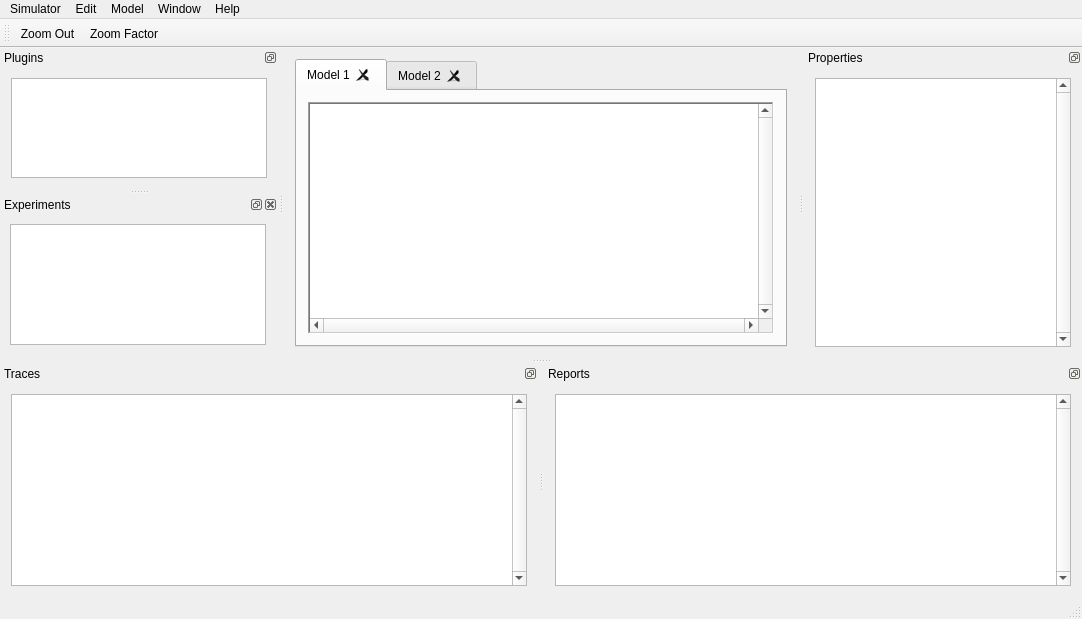
<?xml version="1.0" encoding="UTF-8"?>
<ui version="4.0">
 <class>MainWindow</class>
 <widget class="QMainWindow" name="MainWindow">
  <property name="geometry">
   <rect>
    <x>0</x>
    <y>0</y>
    <width>1082</width>
    <height>619</height>
   </rect>
  </property>
  <property name="windowTitle">
   <string>GenESyS -- Generic and Expansible System Simulator</string>
  </property>
  <property name="locale">
   <locale language="English" country="UnitedStates"/>
  </property>
  <widget class="QWidget" name="centralWidget">
   <layout class="QGridLayout" name="gridLayout">
    <item row="0" column="0">
     <widget class="QTabWidget" name="tabWidgetModels">
      <property name="tabPosition">
       <enum>QTabWidget::North</enum>
      </property>
      <property name="tabShape">
       <enum>QTabWidget::Rounded</enum>
      </property>
      <property name="currentIndex">
       <number>0</number>
      </property>
      <property name="tabsClosable">
       <bool>true</bool>
      </property>
      <property name="movable">
       <bool>true</bool>
      </property>
      <widget class="QWidget" name="tabModel1">
       <attribute name="title">
        <string>Model 1</string>
       </attribute>
       <layout class="QHBoxLayout" name="horizontalLayout">
        <item>
         <widget class="QGraphicsView" name="graphicsView">
          <property name="frameShape">
           <enum>QFrame::WinPanel</enum>
          </property>
          <property name="frameShadow">
           <enum>QFrame::Sunken</enum>
          </property>
          <property name="lineWidth">
           <number>2</number>
          </property>
          <property name="midLineWidth">
           <number>1</number>
          </property>
          <property name="verticalScrollBarPolicy">
           <enum>Qt::ScrollBarAlwaysOn</enum>
          </property>
          <property name="horizontalScrollBarPolicy">
           <enum>Qt::ScrollBarAlwaysOn</enum>
          </property>
          <property name="backgroundBrush">
           <brush brushstyle="SolidPattern">
            <color alpha="255">
             <red>238</red>
             <green>238</green>
             <blue>238</blue>
            </color>
           </brush>
          </property>
          <property name="dragMode">
           <enum>QGraphicsView::NoDrag</enum>
          </property>
         </widget>
        </item>
       </layout>
      </widget>
      <widget class="QWidget" name="tabModel2">
       <attribute name="title">
        <string>Model 2</string>
       </attribute>
       <layout class="QHBoxLayout" name="horizontalLayout_2"/>
      </widget>
     </widget>
    </item>
   </layout>
  </widget>
  <widget class="QMenuBar" name="menuBar">
   <property name="geometry">
    <rect>
     <x>0</x>
     <y>0</y>
     <width>1082</width>
     <height>24</height>
    </rect>
   </property>
   <widget class="QMenu" name="menuEdit">
    <property name="title">
     <string>Edit</string>
    </property>
    <addaction name="actionUndo"/>
    <addaction name="actionRedo"/>
    <addaction name="separator"/>
    <addaction name="actionCut"/>
    <addaction name="actionCopy"/>
    <addaction name="actionPaste"/>
    <addaction name="separator"/>
    <addaction name="actionFind"/>
    <addaction name="actionReplace"/>
   </widget>
   <widget class="QMenu" name="menuModel">
    <property name="enabled">
     <bool>true</bool>
    </property>
    <property name="title">
     <string>Model</string>
    </property>
    <widget class="QMenu" name="menuView_2">
     <property name="title">
      <string>View</string>
     </property>
     <addaction name="actionZoom_In_2"/>
     <addaction name="actionZoom_Out_2"/>
     <addaction name="actionZoom_Facot"/>
     <addaction name="separator"/>
     <addaction name="actionGrid_2"/>
     <addaction name="actionSnap_2"/>
     <addaction name="separator"/>
     <addaction name="actionArranje"/>
     <addaction name="actionGroup_2"/>
    </widget>
    <addaction name="actionInformation_2"/>
    <addaction name="actionSimulation"/>
    <addaction name="separator"/>
    <addaction name="actionComponents_3"/>
    <addaction name="actionElements_3"/>
    <addaction name="separator"/>
    <addaction name="actionSave_2"/>
    <addaction name="separator"/>
    <addaction name="menuView_2"/>
   </widget>
   <widget class="QMenu" name="menuWindow">
    <property name="title">
     <string>Window</string>
    </property>
    <addaction name="actionComponents"/>
    <addaction name="actionElements"/>
    <addaction name="actionProperties"/>
    <addaction name="actionEditor"/>
    <addaction name="actionConsole"/>
    <addaction name="separator"/>
    <addaction name="actionModels"/>
    <addaction name="separator"/>
    <addaction name="actionArranje_2"/>
   </widget>
   <widget class="QMenu" name="menuHelp">
    <property name="title">
     <string>Help</string>
    </property>
    <addaction name="actionDocumentation"/>
    <addaction name="actionSupport"/>
    <addaction name="separator"/>
    <addaction name="actionAbout"/>
   </widget>
   <widget class="QMenu" name="menuSimulator">
    <property name="title">
     <string>Simulator</string>
    </property>
    <addaction name="separator"/>
    <addaction name="actionPlugins_2"/>
    <addaction name="actionExperiments"/>
    <addaction name="actionModels_2"/>
    <addaction name="separator"/>
    <addaction name="actionPreferences_2"/>
    <addaction name="separator"/>
    <addaction name="actionExit_2"/>
   </widget>
   <addaction name="menuSimulator"/>
   <addaction name="menuEdit"/>
   <addaction name="menuModel"/>
   <addaction name="menuWindow"/>
   <addaction name="menuHelp"/>
  </widget>
  <widget class="QStatusBar" name="statusBar"/>
  <widget class="QToolBar" name="toolBar">
   <property name="windowTitle">
    <string>toolBar</string>
   </property>
   <attribute name="toolBarArea">
    <enum>TopToolBarArea</enum>
   </attribute>
   <attribute name="toolBarBreak">
    <bool>false</bool>
   </attribute>
   <addaction name="actionZoom_Out"/>
   <addaction name="actionZoom_Factor"/>
  </widget>
  <widget class="QDockWidget" name="dockWidgetPlugins">
   <property name="autoFillBackground">
    <bool>false</bool>
   </property>
   <property name="features">
    <set>QDockWidget::DockWidgetFloatable|QDockWidget::DockWidgetMovable</set>
   </property>
   <property name="windowTitle">
    <string>Plugins</string>
   </property>
   <attribute name="dockWidgetArea">
    <number>1</number>
   </attribute>
   <widget class="QWidget" name="dockWidgetPlugins_2">
    <layout class="QVBoxLayout" name="verticalLayout">
     <item>
      <widget class="QListWidget" name="listWidget_Plugins"/>
     </item>
    </layout>
   </widget>
  </widget>
  <widget class="QDockWidget" name="dockWidgetProperties">
   <property name="features">
    <set>QDockWidget::DockWidgetFloatable|QDockWidget::DockWidgetMovable</set>
   </property>
   <property name="windowTitle">
    <string>Properties</string>
   </property>
   <attribute name="dockWidgetArea">
    <number>2</number>
   </attribute>
   <widget class="QWidget" name="dockWidgetContents_Properties">
    <layout class="QVBoxLayout" name="verticalLayout_3">
     <item>
      <widget class="QTableView" name="tableView_Properties">
       <property name="verticalScrollBarPolicy">
        <enum>Qt::ScrollBarAlwaysOn</enum>
       </property>
       <property name="horizontalScrollBarPolicy">
        <enum>Qt::ScrollBarAsNeeded</enum>
       </property>
      </widget>
     </item>
    </layout>
   </widget>
  </widget>
  <widget class="QDockWidget" name="dockWidgetConsole">
   <property name="floating">
    <bool>false</bool>
   </property>
   <property name="features">
    <set>QDockWidget::DockWidgetFloatable|QDockWidget::DockWidgetMovable</set>
   </property>
   <property name="allowedAreas">
    <set>Qt::AllDockWidgetAreas</set>
   </property>
   <property name="windowTitle">
    <string>Traces</string>
   </property>
   <attribute name="dockWidgetArea">
    <number>8</number>
   </attribute>
   <widget class="QWidget" name="dockWidgetContents_Console">
    <layout class="QVBoxLayout" name="verticalLayout_4">
     <item>
      <widget class="QTextEdit" name="textEdit_Console">
       <property name="sizePolicy">
        <sizepolicy hsizetype="Expanding" vsizetype="Preferred">
         <horstretch>0</horstretch>
         <verstretch>0</verstretch>
        </sizepolicy>
       </property>
       <property name="verticalScrollBarPolicy">
        <enum>Qt::ScrollBarAlwaysOn</enum>
       </property>
       <property name="lineWrapMode">
        <enum>QTextEdit::NoWrap</enum>
       </property>
       <property name="readOnly">
        <bool>true</bool>
       </property>
       <property name="textInteractionFlags">
        <set>Qt::NoTextInteraction</set>
       </property>
      </widget>
     </item>
    </layout>
   </widget>
  </widget>
  <widget class="QDockWidget" name="dockWidgetReports">
   <property name="features">
    <set>QDockWidget::DockWidgetFloatable|QDockWidget::DockWidgetMovable</set>
   </property>
   <property name="windowTitle">
    <string>Reports</string>
   </property>
   <attribute name="dockWidgetArea">
    <number>8</number>
   </attribute>
   <widget class="QWidget" name="dockWidgetContents_Reports">
    <layout class="QVBoxLayout" name="verticalLayout_5">
     <item>
      <widget class="QTextEdit" name="textEdit_Report">
       <property name="sizePolicy">
        <sizepolicy hsizetype="Expanding" vsizetype="Preferred">
         <horstretch>0</horstretch>
         <verstretch>0</verstretch>
        </sizepolicy>
       </property>
       <property name="verticalScrollBarPolicy">
        <enum>Qt::ScrollBarAlwaysOn</enum>
       </property>
      </widget>
     </item>
    </layout>
   </widget>
  </widget>
  <widget class="QDockWidget" name="dockWidgetExperiments">
   <property name="windowTitle">
    <string>Experiments</string>
   </property>
   <attribute name="dockWidgetArea">
    <number>1</number>
   </attribute>
   <widget class="QWidget" name="dockWidgetContents_Experiments">
    <property name="minimumSize">
     <size>
      <width>0</width>
      <height>144</height>
     </size>
    </property>
    <widget class="QListWidget" name="listWidget_Experiments">
     <property name="geometry">
      <rect>
       <x>10</x>
       <y>10</y>
       <width>256</width>
       <height>121</height>
      </rect>
     </property>
     <property name="autoFillBackground">
      <bool>false</bool>
     </property>
    </widget>
   </widget>
  </widget>
  <action name="actionNew">
   <property name="icon">
    <iconset>
     <normaloff>:/rec/resources/icons/pack2/png/24x24/60.png</normaloff>:/rec/resources/icons/pack2/png/24x24/60.png</iconset>
   </property>
   <property name="text">
    <string>New</string>
   </property>
   <property name="toolTip">
    <string>New simulation model</string>
   </property>
  </action>
  <action name="actionOpen">
   <property name="icon">
    <iconset>
     <normaloff>:/rec/resources/icons/pack2/png/24x24/52.png</normaloff>:/rec/resources/icons/pack2/png/24x24/52.png</iconset>
   </property>
   <property name="text">
    <string>Open</string>
   </property>
   <property name="shortcut">
    <string>Ctrl+O</string>
   </property>
  </action>
  <action name="actionClose">
   <property name="enabled">
    <bool>true</bool>
   </property>
   <property name="icon">
    <iconset>
     <normaloff>:/rec/resources/icons/pack3/png/24x24/Close.png</normaloff>:/rec/resources/icons/pack3/png/24x24/Close.png</iconset>
   </property>
   <property name="text">
    <string>Close</string>
   </property>
   <property name="shortcut">
    <string>Ctrl+W</string>
   </property>
  </action>
  <action name="actionSave">
   <property name="enabled">
    <bool>true</bool>
   </property>
   <property name="icon">
    <iconset>
     <normaloff>:/rec/resources/icons/pack3/png/24x24/Save.png</normaloff>:/rec/resources/icons/pack3/png/24x24/Save.png</iconset>
   </property>
   <property name="text">
    <string>Save</string>
   </property>
   <property name="shortcut">
    <string>Ctrl+S</string>
   </property>
  </action>
  <action name="actionSave_as">
   <property name="enabled">
    <bool>true</bool>
   </property>
   <property name="icon">
    <iconset>
     <normaloff>:/rec/resources/icons/pack2/png/24x24/86.png</normaloff>:/rec/resources/icons/pack2/png/24x24/86.png</iconset>
   </property>
   <property name="text">
    <string>Save all</string>
   </property>
   <property name="shortcut">
    <string>Ctrl+A</string>
   </property>
  </action>
  <action name="actionExit">
   <property name="icon">
    <iconset>
     <normaloff>:/rec/resources/icons/pack3/png/24x24/Door.png</normaloff>:/rec/resources/icons/pack3/png/24x24/Door.png</iconset>
   </property>
   <property name="text">
    <string>Exit</string>
   </property>
   <property name="shortcut">
    <string>Ctrl+F4</string>
   </property>
  </action>
  <action name="actionUndo">
   <property name="enabled">
    <bool>false</bool>
   </property>
   <property name="icon">
    <iconset>
     <normaloff>:/rec/resources/icons/pack3/png/24x24/Undo.png</normaloff>:/rec/resources/icons/pack3/png/24x24/Undo.png</iconset>
   </property>
   <property name="text">
    <string>Undo</string>
   </property>
   <property name="shortcut">
    <string>Ctrl+Z</string>
   </property>
  </action>
  <action name="actionRedo">
   <property name="enabled">
    <bool>false</bool>
   </property>
   <property name="icon">
    <iconset>
     <normaloff>:/rec/resources/icons/pack3/png/24x24/Redo.png</normaloff>:/rec/resources/icons/pack3/png/24x24/Redo.png</iconset>
   </property>
   <property name="text">
    <string>Redo</string>
   </property>
   <property name="shortcut">
    <string>Ctrl+Shift+Z</string>
   </property>
  </action>
  <action name="actionCut">
   <property name="enabled">
    <bool>false</bool>
   </property>
   <property name="icon">
    <iconset>
     <normaloff>:/rec/resources/icons/pack3/png/24x24/Cut.png</normaloff>:/rec/resources/icons/pack3/png/24x24/Cut.png</iconset>
   </property>
   <property name="text">
    <string>Cut</string>
   </property>
   <property name="shortcut">
    <string>Ctrl+X</string>
   </property>
  </action>
  <action name="actionCopy">
   <property name="enabled">
    <bool>false</bool>
   </property>
   <property name="icon">
    <iconset>
     <normaloff>:/rec/resources/icons/pack3/png/24x24/Copy.png</normaloff>:/rec/resources/icons/pack3/png/24x24/Copy.png</iconset>
   </property>
   <property name="text">
    <string>Copy</string>
   </property>
   <property name="shortcut">
    <string>Ctrl+C</string>
   </property>
  </action>
  <action name="actionPaste">
   <property name="enabled">
    <bool>false</bool>
   </property>
   <property name="icon">
    <iconset>
     <normaloff>:/rec/resources/icons/pack3/png/24x24/Paste.png</normaloff>:/rec/resources/icons/pack3/png/24x24/Paste.png</iconset>
   </property>
   <property name="text">
    <string>Paste</string>
   </property>
   <property name="shortcut">
    <string>Ctrl+V</string>
   </property>
  </action>
  <action name="actionFind">
   <property name="icon">
    <iconset>
     <normaloff>:/rec/resources/icons/pack3/png/24x24/Find.png</normaloff>:/rec/resources/icons/pack3/png/24x24/Find.png</iconset>
   </property>
   <property name="text">
    <string>Find</string>
   </property>
   <property name="shortcut">
    <string>Ctrl+F</string>
   </property>
  </action>
  <action name="actionReplace">
   <property name="icon">
    <iconset>
     <normaloff>:/rec/resources/icons/pack3/png/24x24/View.png</normaloff>:/rec/resources/icons/pack3/png/24x24/View.png</iconset>
   </property>
   <property name="text">
    <string>Replace</string>
   </property>
   <property name="shortcut">
    <string>Ctrl+H</string>
   </property>
  </action>
  <action name="actionGroup">
   <property name="text">
    <string>Group</string>
   </property>
  </action>
  <action name="actionZoom_In">
   <property name="icon">
    <iconset>
     <normaloff>:/rec/resources/icons/pack3/png/24x24/Zoom.png</normaloff>:/rec/resources/icons/pack3/png/24x24/Zoom.png</iconset>
   </property>
   <property name="text">
    <string>Zoom In</string>
   </property>
   <property name="shortcut">
    <string>Ctrl+=</string>
   </property>
  </action>
  <action name="actionZoom_Out">
   <property name="icon">
    <iconset>
     <normaloff>:/rec/resources/icons/pack3/png/24x24/Zoom.png</normaloff>:/rec/resources/icons/pack3/png/24x24/Zoom.png</iconset>
   </property>
   <property name="text">
    <string>Zoom Out</string>
   </property>
   <property name="shortcut">
    <string>Ctrl+-</string>
   </property>
  </action>
  <action name="actionZoom_Factor">
   <property name="icon">
    <iconset>
     <normaloff>:/rec/resources/icons/pack3/png/24x24/Zoom.png</normaloff>:/rec/resources/icons/pack3/png/24x24/Zoom.png</iconset>
   </property>
   <property name="text">
    <string>Zoom Factor</string>
   </property>
  </action>
  <action name="actionGrid">
   <property name="text">
    <string>Grid</string>
   </property>
  </action>
  <action name="actionSnap">
   <property name="text">
    <string>Snap</string>
   </property>
  </action>
  <action name="actionInput_Analyser">
   <property name="text">
    <string>Input Analyser</string>
   </property>
  </action>
  <action name="actionOutput_Analyser">
   <property name="text">
    <string>Output Analyser</string>
   </property>
  </action>
  <action name="actionScenario_Manager">
   <property name="text">
    <string>Scenario Manager</string>
   </property>
  </action>
  <action name="actionOptimizaton">
   <property name="text">
    <string>Optimizaton</string>
   </property>
  </action>
  <action name="actionPreferences">
   <property name="text">
    <string>Preferences</string>
   </property>
  </action>
  <action name="actionCheck_Model">
   <property name="icon">
    <iconset>
     <normaloff>:/rec/resources/icons/pack2/png/24x24/58.png</normaloff>:/rec/resources/icons/pack2/png/24x24/58.png</iconset>
   </property>
   <property name="text">
    <string>Check</string>
   </property>
   <property name="shortcut">
    <string>F4</string>
   </property>
  </action>
  <action name="actionStart">
   <property name="icon">
    <iconset>
     <normaloff>:/rec/resources/icons/pack3/png/24x24/Play.png</normaloff>:/rec/resources/icons/pack3/png/24x24/Play.png</iconset>
   </property>
   <property name="text">
    <string>Start</string>
   </property>
   <property name="shortcut">
    <string>F5</string>
   </property>
  </action>
  <action name="actionStep">
   <property name="icon">
    <iconset>
     <normaloff>:/rec/resources/icons/pack3/png/24x24/Next track.png</normaloff>:/rec/resources/icons/pack3/png/24x24/Next track.png</iconset>
   </property>
   <property name="text">
    <string>Step</string>
   </property>
   <property name="shortcut">
    <string>F7</string>
   </property>
  </action>
  <action name="actionStop">
   <property name="icon">
    <iconset>
     <normaloff>:/rec/resources/icons/pack3/png/24x24/Stop.png</normaloff>:/rec/resources/icons/pack3/png/24x24/Stop.png</iconset>
   </property>
   <property name="text">
    <string>Stop</string>
   </property>
   <property name="shortcut">
    <string>F10</string>
   </property>
  </action>
  <action name="actionRun_Control">
   <property name="icon">
    <iconset>
     <normaloff>:/rec/resources/icons/pack3/png/24x24/Tune.png</normaloff>:/rec/resources/icons/pack3/png/24x24/Tune.png</iconset>
   </property>
   <property name="text">
    <string>Settings</string>
   </property>
  </action>
  <action name="actionComponents">
   <property name="text">
    <string>Plugins</string>
   </property>
  </action>
  <action name="actionElements">
   <property name="text">
    <string>Experiments</string>
   </property>
  </action>
  <action name="actionModels">
   <property name="text">
    <string>Models</string>
   </property>
  </action>
  <action name="actionConsole">
   <property name="text">
    <string>Console</string>
   </property>
  </action>
  <action name="actionProperties">
   <property name="text">
    <string>Properties</string>
   </property>
  </action>
  <action name="actionEditor">
   <property name="text">
    <string>Reports</string>
   </property>
  </action>
  <action name="actionDocumentation">
   <property name="icon">
    <iconset>
     <normaloff>:/rec/resources/icons/pack3/png/24x24/Help book.png</normaloff>:/rec/resources/icons/pack3/png/24x24/Help book.png</iconset>
   </property>
   <property name="text">
    <string>Documentation</string>
   </property>
   <property name="shortcut">
    <string>F1</string>
   </property>
  </action>
  <action name="actionSupport">
   <property name="icon">
    <iconset>
     <normaloff>:/rec/resources/icons/pack3/png/24x24/Help.png</normaloff>:/rec/resources/icons/pack3/png/24x24/Help.png</iconset>
   </property>
   <property name="text">
    <string>Support</string>
   </property>
   <property name="shortcut">
    <string>Ctrl+F1</string>
   </property>
  </action>
  <action name="actionAbout">
   <property name="icon">
    <iconset>
     <normaloff>:/rec/resources/icons/pack3/png/24x24/Help book 3d.png</normaloff>:/rec/resources/icons/pack3/png/24x24/Help book 3d.png</iconset>
   </property>
   <property name="text">
    <string>About...</string>
   </property>
   <property name="shortcut">
    <string>Ctrl+Shift+F1</string>
   </property>
  </action>
  <action name="actionTop">
   <property name="text">
    <string>Top</string>
   </property>
  </action>
  <action name="actionBottom">
   <property name="text">
    <string>Bottom</string>
   </property>
  </action>
  <action name="actionInformation">
   <property name="enabled">
    <bool>true</bool>
   </property>
   <property name="text">
    <string>Information</string>
   </property>
  </action>
  <action name="actionReport">
   <property name="text">
    <string>Report</string>
   </property>
  </action>
  <action name="actionComponents_2">
   <property name="text">
    <string>Components</string>
   </property>
  </action>
  <action name="actionElements_2">
   <property name="text">
    <string>Elements</string>
   </property>
  </action>
  <action name="actionTrace">
   <property name="text">
    <string>Trace</string>
   </property>
  </action>
  <action name="actionEvents">
   <property name="text">
    <string>Events</string>
   </property>
  </action>
  <action name="actionPause">
   <property name="icon">
    <iconset>
     <normaloff>:/rec/resources/icons/pack3/png/24x24/Pause.png</normaloff>:/rec/resources/icons/pack3/png/24x24/Pause.png</iconset>
   </property>
   <property name="text">
    <string>Pause</string>
   </property>
  </action>
  <action name="actionExit_2">
   <property name="text">
    <string>Exit</string>
   </property>
  </action>
  <action name="actionPreferences_2">
   <property name="text">
    <string>Preferences</string>
   </property>
  </action>
  <action name="actionModels_2">
   <property name="text">
    <string>Models</string>
   </property>
  </action>
  <action name="actionExperiments">
   <property name="text">
    <string>Experiments</string>
   </property>
  </action>
  <action name="actionConnect">
   <property name="text">
    <string>Connect</string>
   </property>
  </action>
  <action name="actionZoom_In_2">
   <property name="text">
    <string>Zoom In</string>
   </property>
  </action>
  <action name="actionZoom_Out_2">
   <property name="text">
    <string>Zoom Out</string>
   </property>
  </action>
  <action name="actionZoom_Facot">
   <property name="text">
    <string>Zoom Facot</string>
   </property>
  </action>
  <action name="actionGrid_2">
   <property name="text">
    <string>Grid</string>
   </property>
  </action>
  <action name="actionSnap_2">
   <property name="text">
    <string>Snap</string>
   </property>
  </action>
  <action name="actionArranje">
   <property name="text">
    <string>Arranje</string>
   </property>
  </action>
  <action name="actionGroup_2">
   <property name="text">
    <string>Group</string>
   </property>
  </action>
  <action name="actionPlugins_2">
   <property name="text">
    <string>Plugins</string>
   </property>
  </action>
  <action name="actionInformation_2">
   <property name="text">
    <string>Information</string>
   </property>
  </action>
  <action name="actionSimulation">
   <property name="text">
    <string>Simulation</string>
   </property>
  </action>
  <action name="actionComponents_3">
   <property name="text">
    <string>Components</string>
   </property>
  </action>
  <action name="actionElements_3">
   <property name="text">
    <string>Elements</string>
   </property>
  </action>
  <action name="actionLoad">
   <property name="text">
    <string>Load</string>
   </property>
  </action>
  <action name="actionSave_2">
   <property name="text">
    <string>Save</string>
   </property>
  </action>
  <action name="actionEvents_Diagram">
   <property name="text">
    <string>Events Diagram</string>
   </property>
  </action>
  <action name="actionArranje_2">
   <property name="text">
    <string>Arranje</string>
   </property>
  </action>
 </widget>
 <layoutdefault spacing="6" margin="11"/>
 <resources>
  <include location="guiresources.qrc"/>
 </resources>
 <connections/>
</ui>
